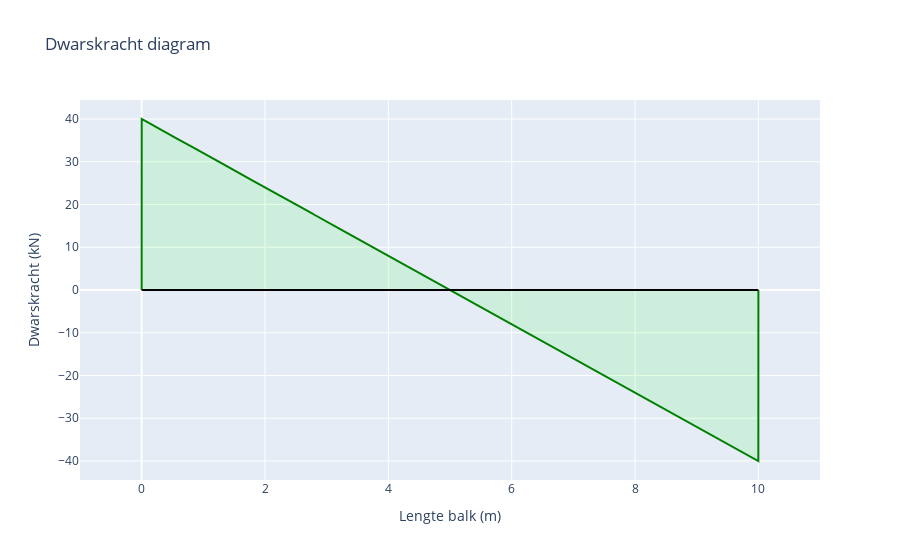

Source (notebook cell):
### Code cell
layout = go.Layout(
    title="Dwarskracht diagram",
    xaxis=dict(title="Lengte balk (m)", range=[-1, lengteBalk+1]),
    yaxis=dict(title="Dwarskracht (kN)"),
    showlegend=False
)

line = go.Scatter(
    x=X,
    y= sum(shearForce),
    mode='lines',
    name='Dwarskracht (kN)',
    fill = 'tonexty',
    line_color='green',
    fillcolor='rgba(0,255,0,0.1)'
)

axis = go.Scatter(
    x= [0,lengteBalk],
    y= [0,0],
    mode='lines',
    line_color='black'
)

fig= go.Figure(data=[line, axis], layout=layout)
fig.show()

### Figure 1 — Plotly figure (JSON) as saved in the notebook; plotly's stock layout.template omitted (floating-point values rounded to 4 significant figures; data arrays with more than 128 entries replaced by an {"elided": "..."} marker saying what was removed)
{"data": [{"fill": "tonexty", "fillcolor": "rgba(0,255,0,0.1)", "line": {"color": "green"}, "mode": "lines", "name": "Dwarskracht (kN)", "type": "scatter", "x": {"elided": "10002 float values"}, "y": {"elided": "10002 float values"}}, {"line": {"color": "black"}, "mode": "lines", "type": "scatter", "x": [0, 10], "y": [0, 0]}], "layout": {"showlegend": false, "title": {"text": "Dwarskracht diagram"}, "xaxis": {"range": [-1, 11], "title": {"text": "Lengte balk (m)"}}, "yaxis": {"title": {"text": "Dwarskracht (kN)"}}}}
